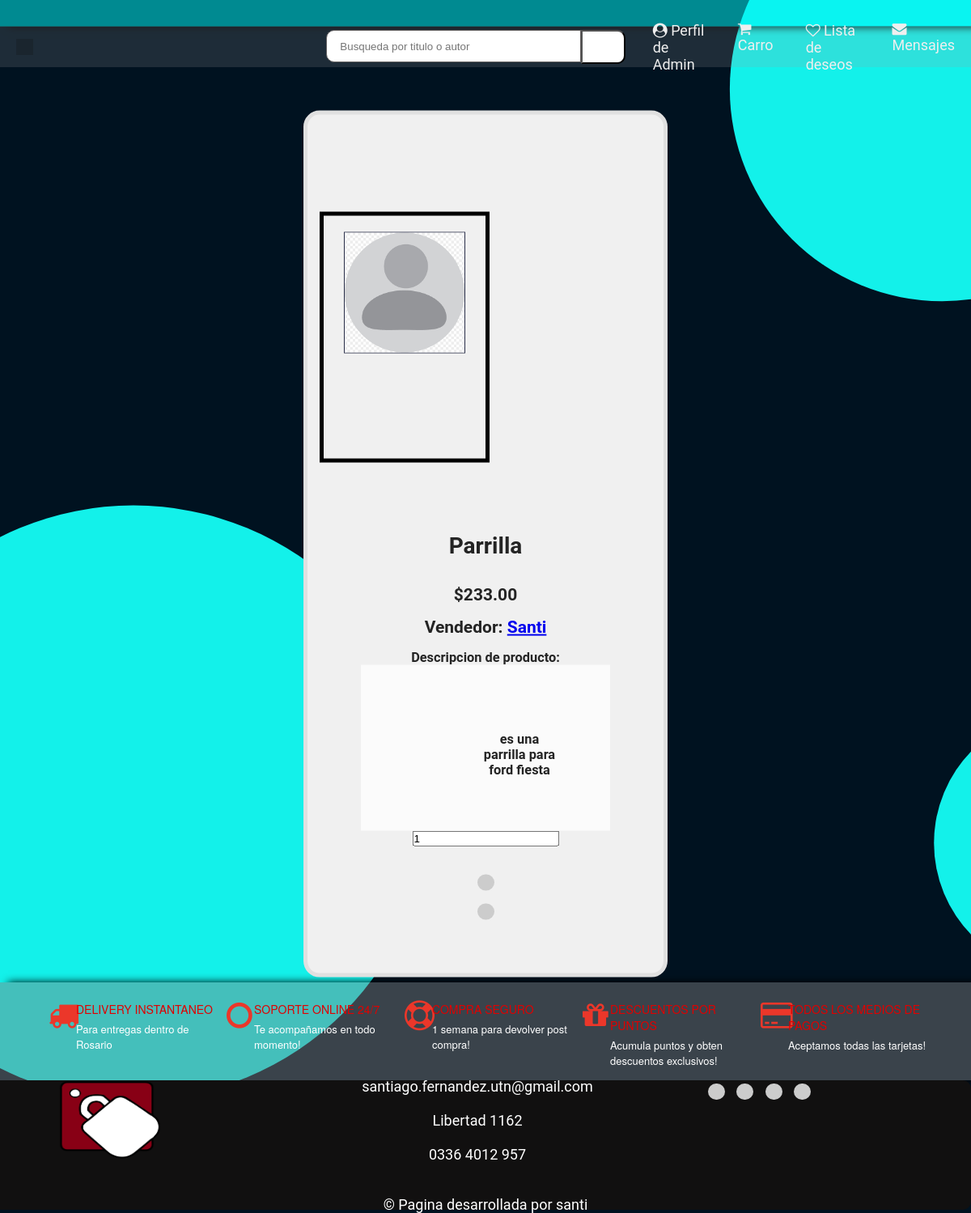
The app's page /publication/2313 (signed in) with its own data.
### clients/models.py (models this page shows)
class ClientModel(AbstractUser):
    cuit = models.CharField(max_length=11)
    business_line = models.CharField(choices=BusinessLineChoices.choices, max_length=128, default=BusinessLineChoices.OTROS.value)
    business_line_interes = models.CharField(choices=BusinessLineChoices.choices, max_length=128, default=BusinessLineChoices.OTROS.value)
    is_seller = models.BooleanField(default=False)
    is_buyer = models.BooleanField(default=True)
    state = models.CharField(max_length=128,blank = True, null = True)
    city = models.CharField(max_length=128,blank = True, null = True)
    postal_code = models.CharField(max_length = 4,blank = True, null = True)
    phone_number = models.CharField(max_length = 64)
    avatar = models.ImageField(upload_to="avatar", null = True, blank = True)

### stock/models.py (models this page shows, shortened)
class StockProduct(models.Model):
    user = models.ForeignKey(ClientModel,on_delete=models.CASCADE,limit_choices_to={'is_seller': True})#si se elimina un cliente, se eliminan los productos cargados por el
    business_line = models.CharField(choices=BusinessLineChoices.choices, max_length=128, default=BusinessLineChoices.OTROS.value)
    quantity_stock = models.PositiveIntegerField()
    price = models.DecimalField(max_digits=10, decimal_places=2)
    name_product = models.CharField(max_length=140)
    description = models.TextField(max_length=1200)
    imagen = models.ImageField(upload_to="productos", null = True)
    code_product = models.CharField(max_length=10,  primary_key=True)
    expiration = models.DateTimeField(null = True, default=None)
    class Meta:
        unique_together = ("user","code_product")#cualquier relacion entre cliente y codigo tiene que ser unica

### publication/views.py (the view)
# urls.py: path('', PublicationView.as_view(), name="publication"),
class PublicationView(LoginRequiredMixin, View):
    def get(self, request, code_product):
        publication_product =  get_object_or_404(StockProduct, pk=code_product)
        code_product = publication_product.code_product
        template = loader.get_template('publication.html')
        context = {
            'publication_product': publication_product,
            'code_product' : code_product,
        }
        return HttpResponse(template.render(context, request))

### templates/publication.html (shortened to what this page needs)
{% extends "home.html" %}
{% load humanize%}
{% block content %}
<div class = "publication-card">
    <div class="product-section">
        <div class="product-border">
            <div class="product-img-center">
                <img class="product-img" src="{{ publication_product.imagen.url }}">
            </div>
        </div>
    </div>
<form action="{% url 'cart'%}" method="POST">
<div class = "publication-caract">
    <h1>{{publication_product.name_product | capfirst}}</h1>
    <br><br>
    <p class="product-name">
        <h2>${{publication_product.price | intcomma}}</h2>
    </p><br>
    <p class="product-name">
        <h2>Vendedor: <a href="#">{{ publication_product.user | capfirst }}</a></h2>
    </p><br>
    <h3>Descripcion de producto:</h3>
    <div class = "publication-descr">
    <p><br>
    <h3>{{publication_product.description}}</h3>
    </p>
</div>
    <input type="number" name="qt" Placeholder="Cantidad" value=1 >
    <br><br><br>
    <button type="submit"class="icon-button"id="python-button" ></button>
    <a href="{%url 'comunication' %}?item={{publication_product.pk}}"> <br><br>
    <button type="button"class="icon-button"id="python-button" data-lang="python">
    </button></a>
</div></div>
{% endblock content%}

### templates/home.html (shortened to what this page needs)
<html>
  <head>
    {% load static %}
    <link rel="stylesheet" href="https://cdnjs.cloudflare.com/ajax/libs/font-awesome/4.7.0/css/font-awesome.min.css">
    <link rel="stylesheet" href="{% static 'css/home.css' %}" type="text/css" />
    <link rel="stylesheet" href="{% static 'css/user.css' %}" type="text/css" />
    <link rel="stylesheet" href="{% static 'css/cart.css' %}" type="text/css" />
    <link rel="stylesheet" href="{% static 'css/signup.css' %}" type="text/css" />
    <link rel="stylesheet" href="{% static 'css/publication.css' %}" type="text/css" />
    <link rel="stylesheet" href="{% static 'css/chat.css' %}" type="text/css" />
    <link rel="stylesheet" href="{% static 'css/payment.css' %}" type="text/css" />
    <link rel="stylesheet" href="{% static 'css/products.css' %}" type="text/css" />
    {% load humanize %}
  </head>
  <body>
    <div class="width-100 top-header">
      <div class="container-word">
        <div class="word-slide">
        </div>
      </div>
    </div>
    <div class="nav">
      <div class="nav-header">
        <div class="nav-title">
            <a href="/web/"><button type="button"class="icon-button-nav"id="python-button" data-lang="python">
              </button></a>
        </div>
      </div>
      <div class="width-50">
        <input class="search-textbox" type="text"
          Placeholder="Busqueda por titulo o autor">
        <button class="search-button">
        </button>
      </div>
      <div class="nav-links">
          {% if user.is_authenticated %}
            <a href="/user/"><i class="fa fa-user-circle" aria-hidden="true"></i> Perfil de {{ user.username |capfirst }}</a>
            <a href="{%url 'cart'%}"><i class="fa fa-shopping-cart" aria-hidden="true"></i> Carro
            </a>
            <a class="head1mr" href="#"><i class="fa fa-heart-o" aria-hidden="true"></i> Lista de deseos </a>
            <a href="{%url 'chat' %}"><i class="fa fa-envelope"></i> Mensajes</a>
          {% else %}
            <a href="/login/"><i class="fa fa-user-circle-o" aria-hidden="true"></i> Iniciar sesion </a>
          {% endif %}
      </div>
  </div>
    {% block content %}
    {% endblock content %}
    <div class="width-100 margin-top-50 feature-sect">
      <div class="container">
        <div class="width-20 featured-padding">
          <div class="featured-border">
            <div class="width-20 featured-content">
              <i class="fa fa-truck" aria-hidden="true"></i>
            </div>
            <div
              class="width-80 featured-content margin-top-8">
              <h4>Delivery Instantaneo</h4>
              <p>Para entregas dentro de Rosario</p>
            </div>
          </div>
        </div>
        <div class="width-20">
          <div class="featured-border">
            <div class="featured-bord">
              <div class="width-20 featured-content">
                <i class="fa fa-circle-o"
                  aria-hidden="true"></i>
              </div>
              <div
                class="width-80 featured-content margin-top-8">
                <h4>Soporte Online 24/7</h4>
                <p>Te acompañamos en todo momento! </p>
              </div>
            </div>
          </div>
        </div>
        <div class="width-20">
          <div class="featured-border">
            <div class="width-20 featured-content">
              <i class="fa fa-life-ring"
                aria-hidden="true"></i>
            </div>
            <div
              class="width-80 featured-content margin-top-8">
              <h4>Compra seguro</h4>
              <p>1 semana para devolver post compra!</p>
            </div>
          </div>
        </div>
        <div class="width-20">
          <div class="featured-border">
            <div class="width-20 featured-content">
              <i class="fa fa-gift" aria-hidden="true"></i>
            </div>
            <div
              class="width-80 featured-content margin-top-8">
              <h4>Descuentos por puntos</h4>
              <p>Acumula puntos y obten descuentos
                exclusivos!</p>
            </div>
          </div>
        </div>
        <div class="width-20">
          <div class="featured-border">
            <div class="width-20 featured-content">
              <i class="fa fa-credit-card"
                aria-hidden="true"></i>
            </div>
            <div
              class="width-80 featured-content margin-top-8">
              <h4>Todos los medios de pagos</h4>
              <p>Aceptamos todas las tarjetas!</p>
            </div>
          </div>
        </div>
      </div>
    </div>
    <footer class="footer">
      <div class="container">
        <div class="footer-content">
          <div class="footer-logo">
            <img src="{% static 'img/LOGOVECTORIZADOPNG.png' %}" class="logo-img" alt="[Logotipo]">
          </div>
          <div class="footer-links">
            <ul class="footer-menu">
              <li><a href="#">santiago.fernandez.utn@gmail.com</a></li><br><br>
              <li><a href="#">Libertad 1162</a></li><br><br>
              <li><a href="#">0336 4012 957</a></li><br><br>
            </ul>
          </div>
          <div class="footer-social">
            <ul class="social-icons">
              <li>
                <button type="button"
                  class="icon-button"
                  id="python-button" data-lang="python">
                  </button>
              </li>
              <li>
                <button type="button"
                  class="icon-button"
                  id="python-button" data-lang="python">
                  </button>
              </li>
              <li>
                <button type="button"
                  class="icon-button"
                  id="python-button" data-lang="python">
                  </button>
              </li>
              <li><button type="button"
                  class="icon-button"
                  id="python-button" data-lang="python">
                  </button>
              </li>
            </ul>
          </div>
        </div>
        <div class="footer-bottom">
          <p>&copy; Pagina desarrollada por santi</p>
        </div>
      </div>
    </footer>
  </body>
</html>

### static/css/home.css (style rules this page uses)
html, body { font-family: Roboto, sans-serif, arial; font-size: 14px; color: #242424; font-weight: 400; background-color: #06042000; background-image: url('../img/circle-scatter-haikei.svg'); background-attachment: fixed; background-size: cover; }
:root { --color1 : #00f8f886 ; --color2 : #ee7e4c ; --color3 : #83828272 ; --color4 : #111010 ; --color5 : #4c4949 ; }
html { -webkit-text-size-adjust: 100%; -ms-text-size-adjust: 100%; font-size: 10px; -webkit-tap-highlight-color: transparent }
* { margin: 0px; padding: 0px; -webkit-box-sizing: border-box; -moz-box-sizing: border-box; box-sizing: border-box; margin: 0; padding: 0; outline: 0 }
.container { width: 1150px; margin: 0px auto; display: table; }
.width-100 { width: 100%; float: left; background-color: var(--color3); box-shadow: #000000 10px 0px 10px; }
.width-50 { width: 50%; float: left; }
.width-80 { width: 80%; float: left; }
.width-20 { width: 20%; float: left; }
.word-slide { white-space: nowrap; overflow: hidden; }
.container-word { width: 100%; }
.top-header { background: var(--color1); padding: 8px 0px; border-bottom: 1px solid #3131315e; }
.search-textbox { padding-left: 16px; height: 40px; width: 80%; border: 1px solid #636060; border-radius: 10px 0px 0px 10px; float: left; }
.search-button { height: 42px; width: 55px; border-radius: 0px 10px 10px 0px; background: rgb(255, 255, 255); float: left; }
.logo-img { width: 160px; height: 100px; }
.product-section { padding-left: 15px; padding-right: 15px; margin-bottom: 20px; margin-top: 20px; }
.product-img { max-width: 150px; max-height: 260px ; border: #2b304a 1px solid; }
.product-img-center { text-align: center; }
.product-border { height: 310px; width: 210px; border: 5px solid #000000; padding: 20px; }
.featured-content i { font-size: 37px; padding: 7px 0 0 10px; color: #eb372a; }
.featured-content h4 { color: #e00000; font-size: 14px; margin: 0 0 5px; text-transform: uppercase; font-weight: 500; font-family: "Helvetica Neue", "Helvetica", "Arial", "sans-serif"; }
.featured-content p { font-size: 13px; color: #ffffff; font-family: "Helvetica Neue", "Helvetica", "Arial", "sans-serif"; }
.margin-top-8 { margin-top: 8px; }
.featured-border { width: 100%; float: left; padding: 15px 0px; }
.footer { font-size: 18px; width: 100%; height: 20vh; background-color:var(--color4); color: #fff; padding: 30px 0; border-radius: 0px 10px 10px 0px; position: relative; display: flex; align-items: center; justify-content: center; position:relative; left:0px; bottom:0px; }
.container { width: 100%; margin: 0 auto; padding: 0 50px; }
.footer-content { display: grid; grid-template-columns: 25% 50% 25%; }
.footer-menu { list-style: none; padding: 0; margin: 0; text-align: center; }
.footer-menu li { display: inline-block; margin-right: 20px; }
.footer-menu a { color: #fff; text-decoration: none; }
.social-icons { list-style: none; padding: 0; margin: 0; }
.icon-button { background-color: #ccc; border: 1px; border-radius: 100px; border-color: rgb(7, 7, 7); padding: 10px; cursor: pointer; font-size: 10px; transition: background-color 0.5s ease; }
.icon-button-nav { background-color: #0b060629; border: 1px; border-color: rgb(7, 7, 7); padding: 10px; cursor: pointer; font-size: 10px; }
.social-icons li { display: inline-block; margin-right: 10px; }
.social-icons li:last-child { margin-right: 0; }
.footer-bottom { margin-top: 20px; text-align: center; }
.footer-bottom p { margin: 0; }
.nav { height: 50px; width: 100%; padding: 0 10px; display: flex; align-items: center; justify-content: space-between; background-color: #9d9d9d30; position: relative; }
.nav .nav-header { width: 50%; display: inline; }
.nav .nav-header .nav-title { display: inline-block; font-size: 22px; color: #fff; padding: 10px; }
.nav .nav-links { width: 50%; display: inline-flex; justify-content: flex-end; column-gap: 20px; font-size: 18px; border: none; border-radius: 0 0 10px 10px; }
.nav .nav-links a { display: inline-block; padding: 10px 10px; text-decoration: none; color: #efefef; }

### records on screen
ClientModel: username "Admin"
StockProduct: imagen (picture), name_product "Parrilla", price "233.00", user "Santi", description "es una parrilla para ford fiesta"
